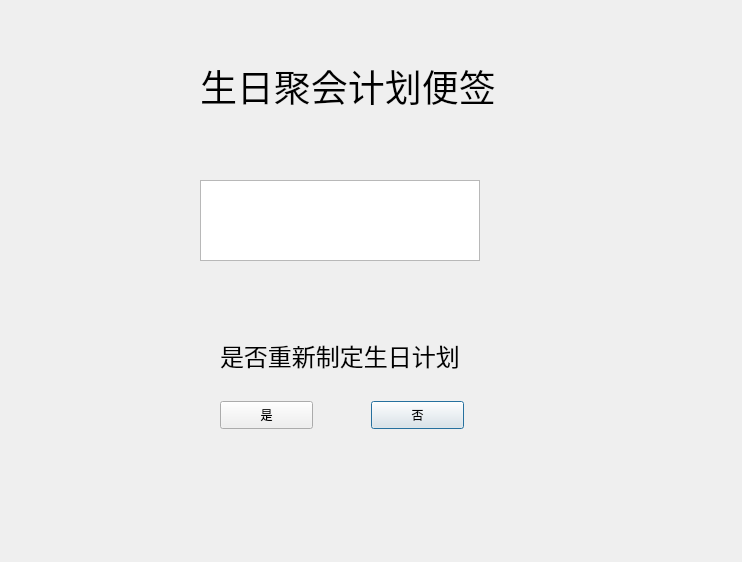
<?xml version="1.0" encoding="UTF-8"?>
<ui version="4.0">
 <class>MainWindow</class>
 <widget class="QDialog" name="MainWindow">
  <property name="geometry">
   <rect>
    <x>0</x>
    <y>0</y>
    <width>742</width>
    <height>562</height>
   </rect>
  </property>
  <property name="windowTitle">
   <string>Dialog</string>
  </property>
  <widget class="QLabel" name="label">
   <property name="geometry">
    <rect>
     <x>220</x>
     <y>320</y>
     <width>321</width>
     <height>71</height>
    </rect>
   </property>
   <property name="font">
    <font>
     <pointsize>18</pointsize>
    </font>
   </property>
   <property name="text">
    <string>是否重新制定生日计划</string>
   </property>
  </widget>
  <widget class="QLabel" name="label_2">
   <property name="geometry">
    <rect>
     <x>200</x>
     <y>10</y>
     <width>351</width>
     <height>151</height>
    </rect>
   </property>
   <property name="font">
    <font>
     <pointsize>28</pointsize>
     <weight>50</weight>
     <bold>false</bold>
    </font>
   </property>
   <property name="text">
    <string>生日聚会计划便签</string>
   </property>
   <property name="alignment">
    <set>Qt::AlignLeading|Qt::AlignLeft|Qt::AlignVCenter</set>
   </property>
  </widget>
  <widget class="QTextBrowser" name="textBrowser">
   <property name="geometry">
    <rect>
     <x>200</x>
     <y>180</y>
     <width>280</width>
     <height>81</height>
    </rect>
   </property>
  </widget>
  <widget class="QPushButton" name="pushButton_2">
   <property name="geometry">
    <rect>
     <x>371</x>
     <y>401</y>
     <width>93</width>
     <height>28</height>
    </rect>
   </property>
   <property name="text">
    <string>否</string>
   </property>
  </widget>
  <widget class="QPushButton" name="pushButton">
   <property name="geometry">
    <rect>
     <x>220</x>
     <y>401</y>
     <width>93</width>
     <height>28</height>
    </rect>
   </property>
   <property name="text">
    <string>是</string>
   </property>
  </widget>
 </widget>
 <resources/>
 <connections/>
</ui>
